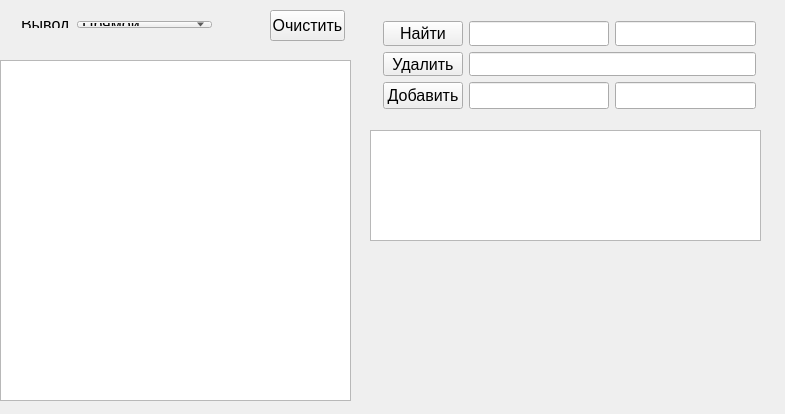
<?xml version="1.0" encoding="UTF-8"?>
<ui version="4.0">
 <class>task1Class</class>
 <widget class="QMainWindow" name="task1Class">
  <property name="geometry">
   <rect>
    <x>0</x>
    <y>0</y>
    <width>785</width>
    <height>414</height>
   </rect>
  </property>
  <property name="windowTitle">
   <string>task1</string>
  </property>
  <widget class="QWidget" name="centralWidget">
   <widget class="QTableWidget" name="tableWidget">
    <property name="geometry">
     <rect>
      <x>0</x>
      <y>60</y>
      <width>351</width>
      <height>341</height>
     </rect>
    </property>
   </widget>
   <widget class="QWidget" name="layoutWidget">
    <property name="geometry">
     <rect>
      <x>10</x>
      <y>10</y>
      <width>213</width>
      <height>29</height>
     </rect>
    </property>
    <layout class="QHBoxLayout" name="horizontalLayout">
     <item>
      <widget class="QLabel" name="printLbl">
       <property name="font">
        <font>
         <pointsize>12</pointsize>
        </font>
       </property>
       <property name="text">
        <string>Вывод</string>
       </property>
      </widget>
     </item>
     <item>
      <widget class="QComboBox" name="comboBox">
       <property name="font">
        <font>
         <pointsize>12</pointsize>
        </font>
       </property>
       <item>
        <property name="text">
         <string>Прямой</string>
        </property>
       </item>
       <item>
        <property name="text">
         <string>Обратный</string>
        </property>
       </item>
       <item>
        <property name="text">
         <string>Симметричный</string>
        </property>
       </item>
      </widget>
     </item>
    </layout>
   </widget>
   <widget class="QPlainTextEdit" name="plainTextEdit">
    <property name="geometry">
     <rect>
      <x>370</x>
      <y>130</y>
      <width>391</width>
      <height>111</height>
     </rect>
    </property>
    <property name="font">
     <font>
      <pointsize>9</pointsize>
     </font>
    </property>
    <property name="readOnly">
     <bool>true</bool>
    </property>
   </widget>
   <widget class="QPushButton" name="clearBtn">
    <property name="geometry">
     <rect>
      <x>270</x>
      <y>10</y>
      <width>75</width>
      <height>31</height>
     </rect>
    </property>
    <property name="font">
     <font>
      <pointsize>12</pointsize>
     </font>
    </property>
    <property name="text">
     <string>Очистить</string>
    </property>
   </widget>
   <widget class="QWidget" name="layoutWidget">
    <property name="geometry">
     <rect>
      <x>372</x>
      <y>10</y>
      <width>395</width>
      <height>110</height>
     </rect>
    </property>
    <layout class="QVBoxLayout" name="verticalLayout_3">
     <item>
      <layout class="QHBoxLayout" name="horizontalLayout_4">
       <item>
        <layout class="QVBoxLayout" name="verticalLayout">
         <item>
          <widget class="QPushButton" name="searchBtn">
           <property name="font">
            <font>
             <pointsize>12</pointsize>
            </font>
           </property>
           <property name="text">
            <string>Найти</string>
           </property>
          </widget>
         </item>
         <item>
          <widget class="QPushButton" name="removeBtn">
           <property name="font">
            <font>
             <pointsize>12</pointsize>
            </font>
           </property>
           <property name="text">
            <string>Удалить</string>
           </property>
          </widget>
         </item>
        </layout>
       </item>
       <item>
        <layout class="QVBoxLayout" name="verticalLayout_2">
         <item>
          <layout class="QHBoxLayout" name="horizontalLayout_2">
           <item>
            <widget class="QLineEdit" name="searchEdit">
             <property name="font">
              <font>
               <pointsize>12</pointsize>
              </font>
             </property>
             <property name="inputMask">
              <string>#999</string>
             </property>
            </widget>
           </item>
           <item>
            <widget class="QLineEdit" name="searcResultEdit">
             <property name="font">
              <font>
               <pointsize>12</pointsize>
              </font>
             </property>
             <property name="readOnly">
              <bool>true</bool>
             </property>
            </widget>
           </item>
          </layout>
         </item>
         <item>
          <widget class="QLineEdit" name="removeEdit">
           <property name="font">
            <font>
             <pointsize>12</pointsize>
            </font>
           </property>
           <property name="inputMask">
            <string>#999</string>
           </property>
          </widget>
         </item>
        </layout>
       </item>
      </layout>
     </item>
     <item>
      <layout class="QHBoxLayout" name="horizontalLayout_3">
       <item>
        <widget class="QPushButton" name="addBtn">
         <property name="font">
          <font>
           <pointsize>12</pointsize>
          </font>
         </property>
         <property name="text">
          <string>Добавить</string>
         </property>
        </widget>
       </item>
       <item>
        <widget class="QLineEdit" name="addKeyEdit">
         <property name="font">
          <font>
           <pointsize>12</pointsize>
          </font>
         </property>
         <property name="inputMask">
          <string>#999</string>
         </property>
        </widget>
       </item>
       <item>
        <widget class="QLineEdit" name="addValueEdit">
         <property name="font">
          <font>
           <pointsize>12</pointsize>
          </font>
         </property>
         <property name="maxLength">
          <number>10</number>
         </property>
        </widget>
       </item>
      </layout>
     </item>
    </layout>
   </widget>
  </widget>
 </widget>
 <layoutdefault spacing="6" margin="11"/>
 <resources>
  <include location="task1.qrc"/>
 </resources>
 <connections/>
</ui>
